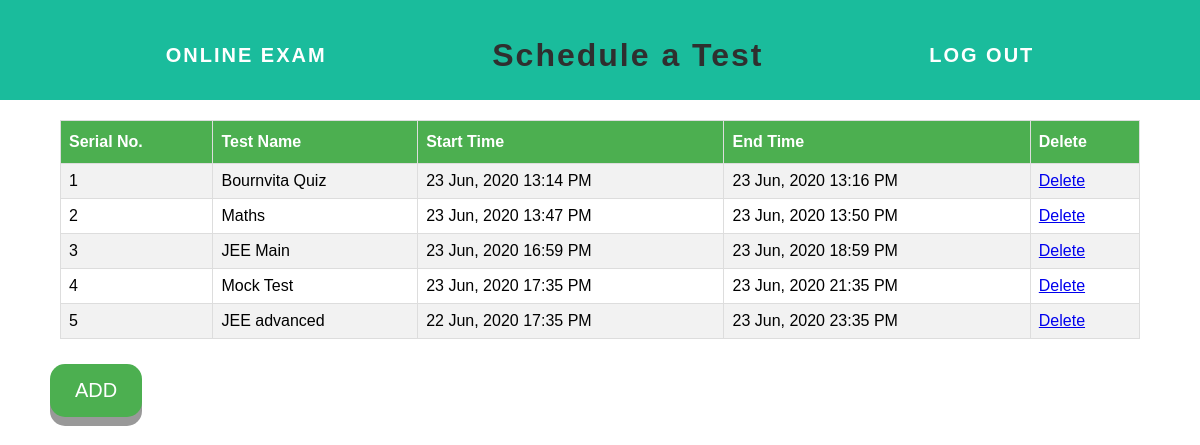
The app's page /schedule with its own data.
### tables this page shows
CREATE TABLE testSchedule(tid integer primary key autoincrement,
            name text not null unique, start text not null, end text not null,
            constraint fk foreign key(name) references questionPaper(name));

### app.py (the view)
@app.route('/schedule', methods = ['GET', "POST"])
def schedule():
    form = scheduleForm()
    conn = sqlite3.connect("questionBank.db")
    c = conn.cursor()
    if request.method == 'POST':
        testList = []
        testList.append(form.testName.data)
        testList.append(form.start.data)
        testList.append(form.end.data)
        testTuple = tuple(testList)
        try:
            c.execute('''insert into testSchedule(name, start, end) values(?, ?, ?)''', testTuple)
        except:
            flash("")
        conn.commit()
        c.execute("select * from testSchedule")
        testLists = c.fetchall()
        tempList = []
        for test in testLists:
            temp = []
            temp.append(test[0])
            temp.append(test[1])
            temp.append(datetime.datetime.strptime(test[2], '%Y-%m-%d %H:%M:%S').strftime("%d %b, %Y      %H:%M %p"))
            temp.append(datetime.datetime.strptime(test[3], '%Y-%m-%d %H:%M:%S').strftime("%d %b, %Y      %H:%M %p"))
            tempList.append(temp)
        testLists = tempList
        conn.close()
        return render_template('scheduleTest.html', testLists = testLists)
    else:
        c.execute("select * from testSchedule")
        testLists = c.fetchall()
        tempList = []
        for test in testLists:
            temp = []
            temp.append(test[0])
            temp.append(test[1])
            temp.append(datetime.datetime.strptime(test[2], '%Y-%m-%d %H:%M:%S').strftime("%d %b, %Y      %H:%M %p"))
            temp.append(datetime.datetime.strptime(test[3], '%Y-%m-%d %H:%M:%S').strftime("%d %b, %Y      %H:%M %p"))
            tempList.append(temp)
        testLists = tempList
        conn.close()
        return render_template('scheduleTest.html', testLists = testLists)

### forms.py
class scheduleForm(Form):
    testName = SelectField("Choose a Test", choices = [])
    start = DateTimeLocalField("Schedule Start Date and Time", format='%Y-%m-%dT%H:%M', validators=[InputRequired()])
    end = DateTimeLocalField("Schedule End Date and Time", format='%Y-%m-%dT%H:%M', validators=[InputRequired()])
    submit = SubmitField("Save")

### templates/scheduleTest.html (shortened to what this page needs)
<html>
    <head>
        <link rel="stylesheet" href="{{ url_for('static', filename='css/main.css') }}">
    </head>
    <body>
        <div id="header">
            <div class="container">
                <a id="header-title" href="/teacherHome">Online Exam</a>
                <h1>Schedule a Test</h1>
                <a href="/logout" id = "logout"> Log Out </a>
            </div>
        </div>
        {%  if testLists|length < 1 %}
        <h4 style="text-align: center">There are no Tests Scheduled. Create one below!</h4>
        {%  else %}
        <table id = "table">
            <tr>
                <th>Serial No.</th>
                <th>Test Name</th>
                <th>Start Time</th>
                <th>End Time</th>
                <th>Delete</th>
            </tr>
                {% for test in testLists %}
            <tr>
                <td>{{ loop.index }}</td>
                <td>{{ test[1] }}</td>
                <td>{{ test[2] }}</td>
                <td> {{ test[3] }} </td>
                <td><a href="/delete/schedule/{{test[0]}}">Delete</a></td>
            </tr>
                {% endfor %}
        </table>
        {%  endif %}
        <div class="form">
            <form action="/scheduleTest" method="POST">
                <input class = "button" type="submit" value="ADD">
            </form>
        </div>
    </body>
</html>

### static/css/main.css (style rules this page uses)
body, html { margin: 0px; font-family: sans-serif; width: 100%; }
#table { font-family: "Trebuchet MS", Arial, Helvetica, sans-serif; border-collapse: collapse; width: 90%; margin: 20px auto; }
#table td, #table th { border: 1px solid #ddd; padding: 8px; }
#table tr:nth-child(even) { background-color: #f2f2f2; }
#table th { padding-top: 12px; padding-bottom: 12px; text-align: left; background-color: #4CAF50; color: white; }
#header { background-color: #1abc9c; height: 100px; margin: 0px; line-height: 110px; }
#header a { color: white; text-decoration: none; text-transform: uppercase; letter-spacing: 0.1em; }
#header-title { font-size: 20px; font-weight: bold; margin-left: 0px; }
#logout { font-size: 20px; font-weight: bold; }
.container { display: flex; flex-direction: row; justify-content: space-evenly; }
h1 { text-align: center; margin-top: 0; letter-spacing: 2px; color: #2f2f2f; }
.button { display: inline-block; padding: 15px 25px; font-size: 20px; cursor: pointer; text-align: center; text-decoration: none; outline: none; color: #fff; background-color: #4CAF50; border: none; border-radius: 15px; box-shadow: 0 9px #999; margin: 5px 50px; }

### records on screen
testSchedule: name "Bournvita Quiz", start "23 Jun, 2020 13:14 PM", end "23 Jun, 2020 13:16 PM"
testSchedule: name "Maths", start "23 Jun, 2020 13:47 PM", end "23 Jun, 2020 13:50 PM"
testSchedule: name "JEE Main", start "23 Jun, 2020 16:59 PM", end "23 Jun, 2020 18:59 PM"
testSchedule: name "Mock Test", start "23 Jun, 2020 17:35 PM", end "23 Jun, 2020 21:35 PM"
testSchedule: name "JEE advanced", start "22 Jun, 2020 17:35 PM", end "23 Jun, 2020 23:35 PM"
